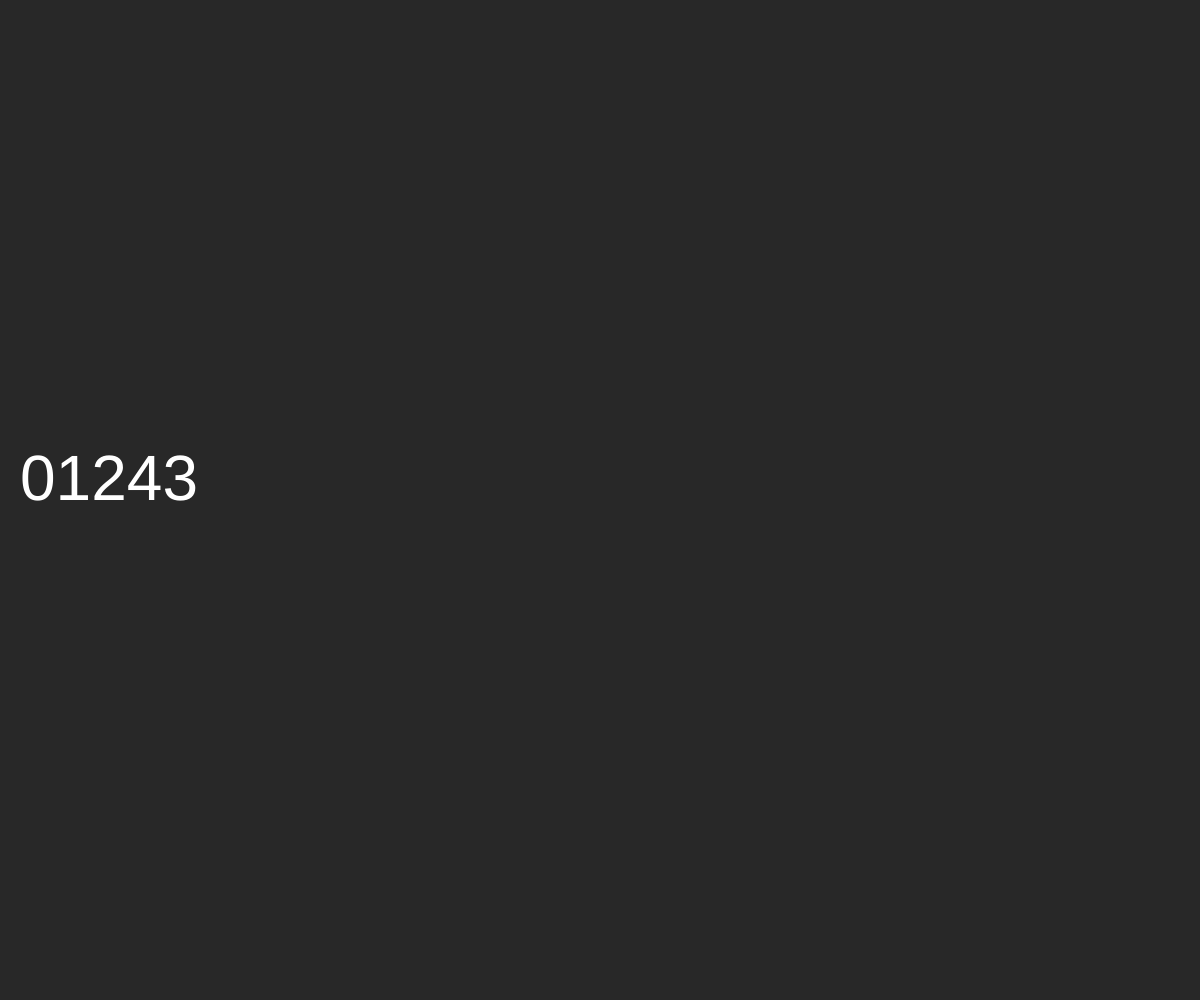
Frame 1 (no input)
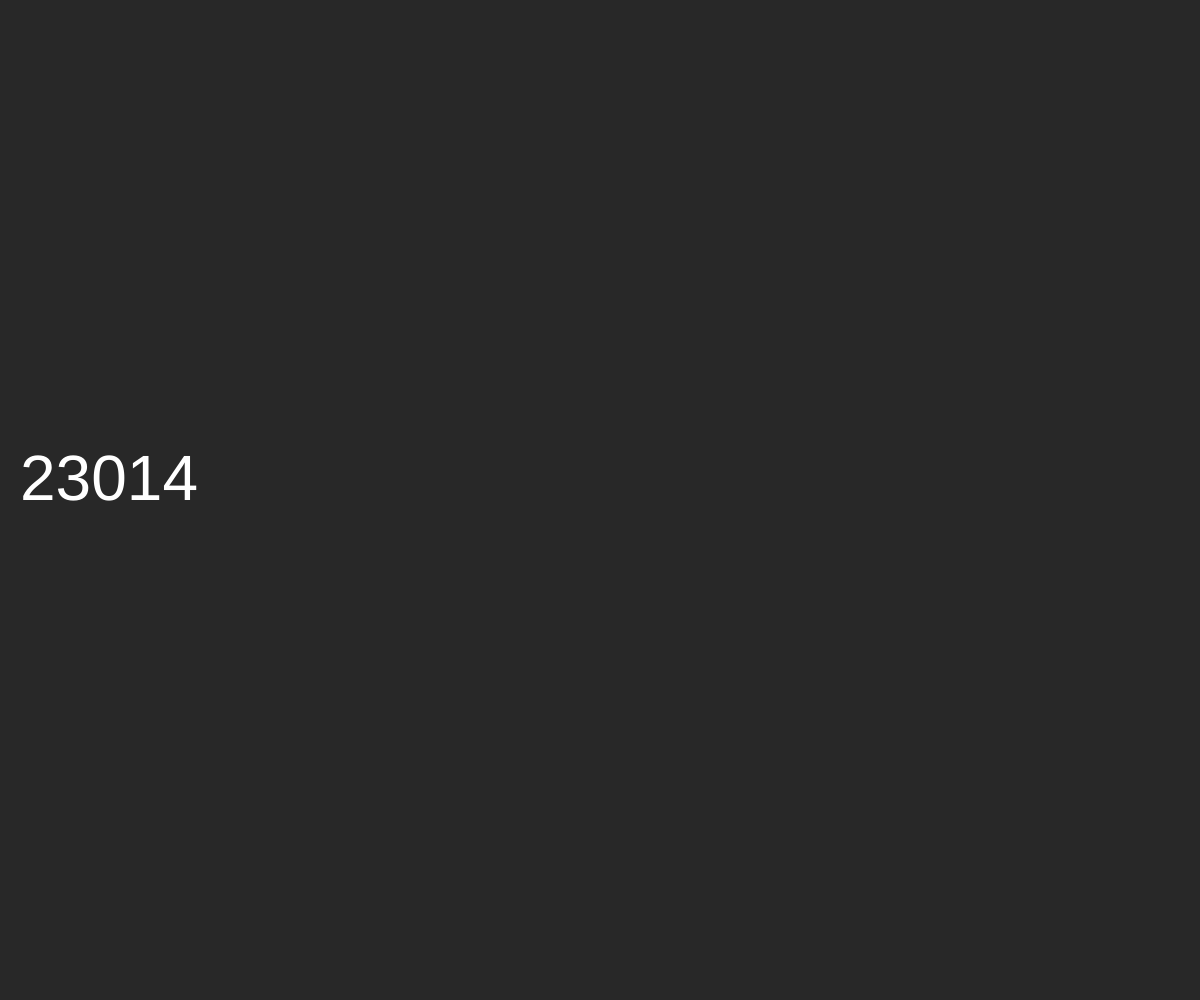
Frame 60 (no input)
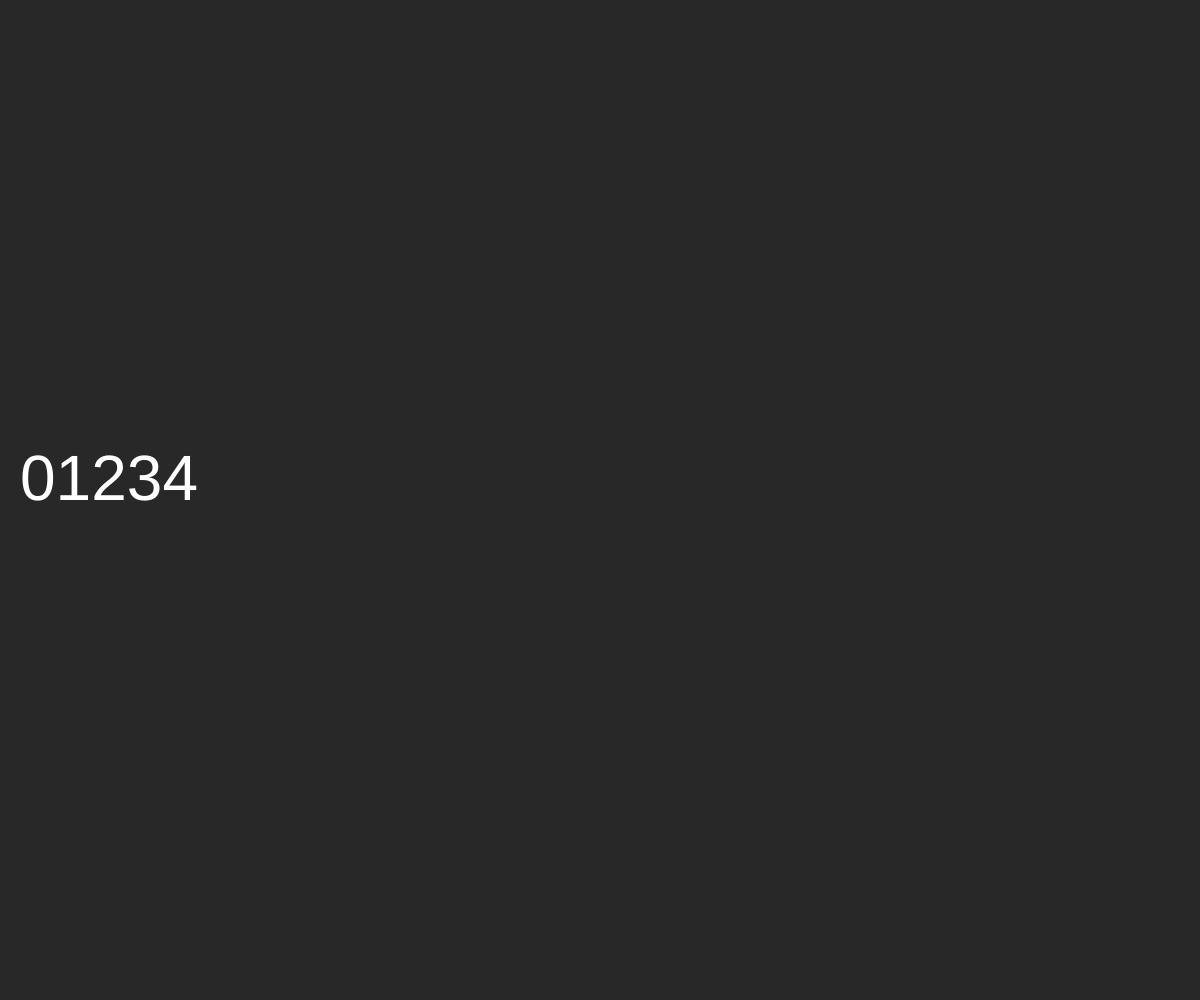
Frame 120 (the mouse pressed at the canvas centre since frame 60)

The p5.js sketch that drew these frames (run headless with seeded random() and noise() and a simulated clock; from frame 60 on, the mouse is pressed at the canvas centre):

// p5.js sketch
// ── sketch.js
let vals = [0, 1, 2, 3, 4];
function setup() {
  createCanvas(windowWidth, windowHeight);
}

//Step 1 of Alg
function draw() {
  //         red, green, blue [0-255]
  background(40);
  console.log(vals);

  let largestI = -1;
  for (let i = 0; i < vals.length - 1; i++) {
    if (vals[i] < vals[i + 1]) {
      largestI = i;
    }
  }
  if (largestI == -1) {
    noLoop();
    console.log("finished");
  }

  //STEP 2

  largestJ = -1;
  for (let j = 0; j < vals.length; j++) {
    if (vals[largestI] < vals[j]) {
      largestJ = j;
    }
  }

  //STEP 3
  swap(vals, largestI, largestJ);

  //STEP 4: Reverse from largestI +1
  let endArray = vals.splice(largestI + 1);
  endArray.reverse();
  vals = vals.concat(endArray);

  textSize(64);
  let s = "";
  for (let i = 0; i < vals.length; i++) {
    s += vals[i];
  }
  fill(255);
  text(s, 20, height / 2);
}

function swap(a, i, j) {
  let temp = a[i];
  a[i] = a[j];
  a[j] = temp;
}

function windowResized() {
  resizeCanvas(windowWidth, windowHeight);
}
